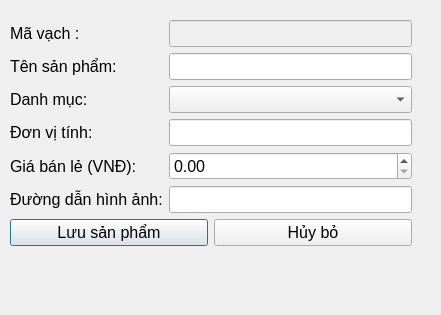
<?xml version="1.0" encoding="UTF-8"?>
<ui version="4.0">
 <class>AddProductDialog</class>
 <widget class="QDialog" name="AddProductDialog">
  <property name="geometry">
   <rect>
    <x>0</x>
    <y>0</y>
    <width>441</width>
    <height>315</height>
   </rect>
  </property>
  <property name="windowTitle">
   <string>Thêm Sản Phẩm Mới</string>
  </property>
  <widget class="QWidget" name="layoutWidget">
   <property name="geometry">
    <rect>
     <x>10</x>
     <y>20</y>
     <width>402</width>
     <height>259</height>
    </rect>
   </property>
   <layout class="QFormLayout" name="formLayout">
    <item row="0" column="0">
     <widget class="QLabel" name="lblBarcode">
      <property name="font">
       <font>
        <pointsize>12</pointsize>
       </font>
      </property>
      <property name="text">
       <string>Mã vạch :</string>
      </property>
     </widget>
    </item>
    <item row="0" column="1">
     <widget class="QLineEdit" name="txtBarcode">
      <property name="enabled">
       <bool>false</bool>
      </property>
      <property name="font">
       <font>
        <pointsize>12</pointsize>
       </font>
      </property>
     </widget>
    </item>
    <item row="1" column="0">
     <widget class="QLabel" name="lblProductName">
      <property name="font">
       <font>
        <pointsize>12</pointsize>
       </font>
      </property>
      <property name="text">
       <string>Tên sản phẩm:</string>
      </property>
     </widget>
    </item>
    <item row="1" column="1">
     <widget class="QLineEdit" name="txtProductName">
      <property name="font">
       <font>
        <pointsize>12</pointsize>
       </font>
      </property>
     </widget>
    </item>
    <item row="2" column="0">
     <widget class="QLabel" name="lblCategory">
      <property name="font">
       <font>
        <pointsize>12</pointsize>
       </font>
      </property>
      <property name="text">
       <string>Danh mục:</string>
      </property>
     </widget>
    </item>
    <item row="2" column="1">
     <widget class="QComboBox" name="cboCategory">
      <property name="font">
       <font>
        <pointsize>12</pointsize>
       </font>
      </property>
     </widget>
    </item>
    <item row="3" column="0">
     <widget class="QLabel" name="lblUnit">
      <property name="font">
       <font>
        <pointsize>12</pointsize>
       </font>
      </property>
      <property name="text">
       <string>Đơn vị tính:</string>
      </property>
     </widget>
    </item>
    <item row="3" column="1">
     <widget class="QLineEdit" name="txtUnit">
      <property name="font">
       <font>
        <pointsize>12</pointsize>
       </font>
      </property>
     </widget>
    </item>
    <item row="4" column="0">
     <widget class="QLabel" name="lblRetailPrice">
      <property name="font">
       <font>
        <pointsize>12</pointsize>
       </font>
      </property>
      <property name="text">
       <string>Giá bán lẻ (VNĐ):</string>
      </property>
     </widget>
    </item>
    <item row="4" column="1">
     <widget class="QDoubleSpinBox" name="spnRetailPrice">
      <property name="font">
       <font>
        <pointsize>12</pointsize>
       </font>
      </property>
      <property name="maximum">
       <double>999999999.000000000000000</double>
      </property>
     </widget>
    </item>
    <item row="5" column="0">
     <widget class="QLabel" name="lblImage">
      <property name="font">
       <font>
        <pointsize>12</pointsize>
       </font>
      </property>
      <property name="text">
       <string>Đường dẫn hình ảnh:</string>
      </property>
     </widget>
    </item>
    <item row="5" column="1">
     <widget class="QLineEdit" name="txtImage">
      <property name="font">
       <font>
        <pointsize>12</pointsize>
       </font>
      </property>
     </widget>
    </item>
    <item row="6" column="0" colspan="2">
     <layout class="QHBoxLayout" name="horizontalLayout">
      <item>
       <widget class="QPushButton" name="btnSave">
        <property name="font">
         <font>
          <pointsize>12</pointsize>
         </font>
        </property>
        <property name="text">
         <string>Lưu sản phẩm</string>
        </property>
       </widget>
      </item>
      <item>
       <widget class="QPushButton" name="btnCancel">
        <property name="font">
         <font>
          <pointsize>12</pointsize>
         </font>
        </property>
        <property name="text">
         <string>Hủy bỏ</string>
        </property>
       </widget>
      </item>
     </layout>
    </item>
   </layout>
  </widget>
 </widget>
 <resources/>
 <connections/>
</ui>
